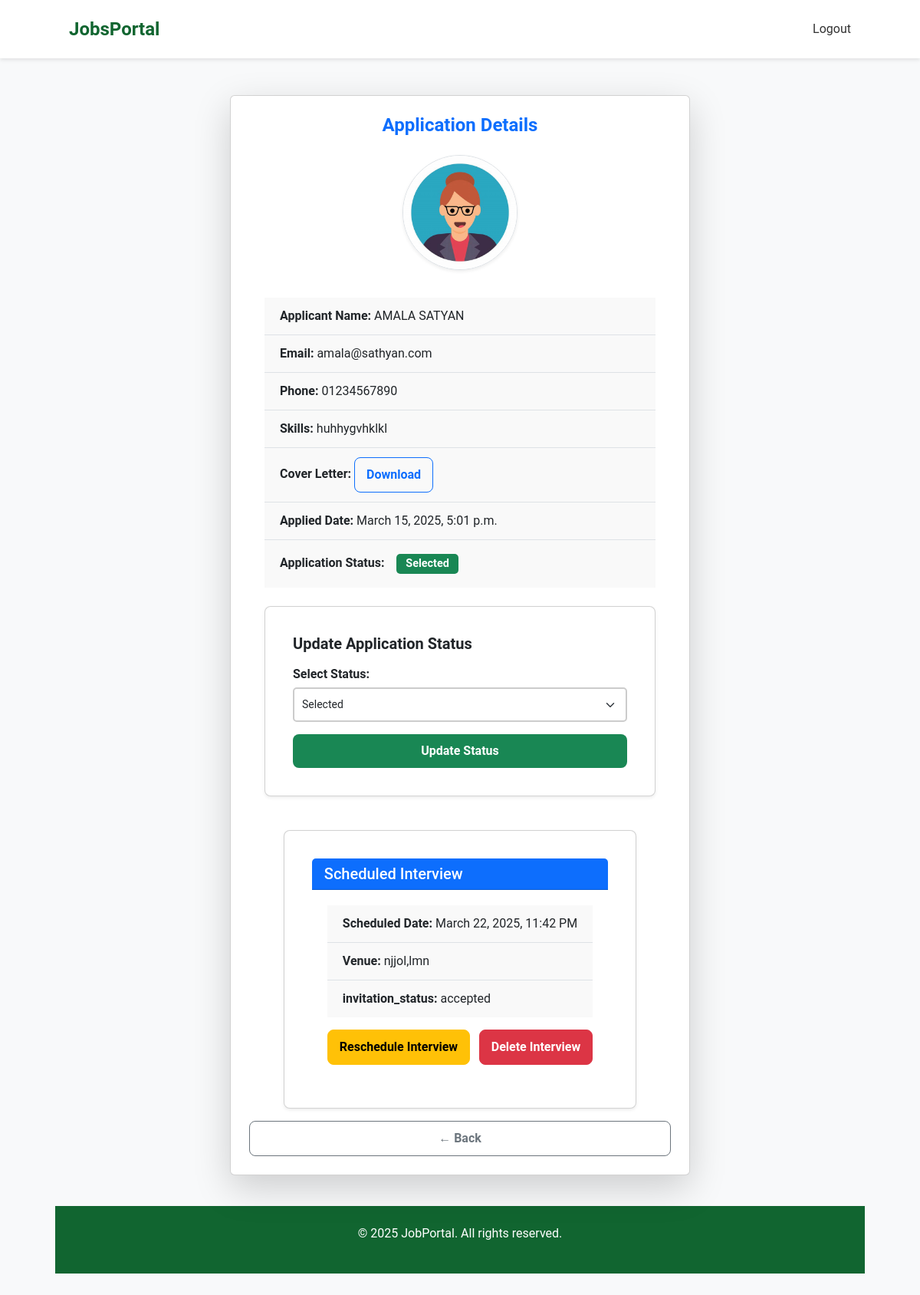
The app's page /viewapplicant/13 (signed in) with its own data.
### jobs/models.py (models this page shows, shortened)
class Application(models.Model):
    STATUS_CHOICES = [
        ('pending', 'Pending'),
        ('selected', 'Selected'),
        ('rejected', 'Rejected'),
    ]
    job = models.ForeignKey(Job, on_delete=models.CASCADE)
    job_seeker = models.ForeignKey(User, on_delete=models.CASCADE, limit_choices_to={'user_type': 'job_seeker'})
    applicant_fullname = models.CharField(max_length=255 , blank=True,null=True)
    qualification = models.CharField(max_length=100, default="Bachelor")
    experience = models.TextField(default="Fresher")
    profile_photo = models.ImageField(upload_to='profile_photos/', blank=True, null=True)
    skills = models.TextField(blank=True,null=True)
    email = models.EmailField(blank=True,null=True)
    phone = models.CharField(max_length=15,blank=True,null=True)
    cover_letter = models.FileField(upload_to='cover_letters/', blank=True, null=True)
    applied_at = models.DateTimeField(auto_now_add=True)
    status = models.CharField(max_length=10, choices=STATUS_CHOICES, default='pending')

class Interview(models.Model):
    STATUS_CHOICES = [
        ("pending", "Pending"),
        ("accepted", "Accepted"),
        ("rejected", "Rejected"),
    ]
    application = models.OneToOneField('Application', on_delete=models.CASCADE)  # Link to application
    interviewer = models.ForeignKey(User, on_delete=models.CASCADE)  # Employer conducting the interview
    interview_date = models.DateTimeField(null=True,blank=True)  # Date and time of interview
    venue = models.CharField(max_length=255)  # Interview venue
    status = models.CharField(max_length=20, choices=[('Scheduled', 'Scheduled'), ('Completed', 'Completed')], default='Scheduled')
    invitation_status = models.CharField(max_length=10, choices=STATUS_CHOICES, default="pending")
    rejection_reason = models.TextField(blank=True, null=True)  # Store rejection reason

### jobs/views.py (the view, shortened to what this page needs)
# urls.py: path('viewapplicant/<int:v_id>',viewapplicantdetails, name='viewapplicantdetails'),
@login_required
def viewapplicantdetails(request, v_id):
    application = get_object_or_404(Application, id=v_id)
    interview = Interview.objects.filter(application=application).first()
    context = {
        'application': application,  # Pass the application object
        'applicant_name': application.applicant_fullname or "Not provided",
        'email': application.email or "Not provided",
        'phone': application.phone or "Not provided",
        'skills': application.skills or "Not provided",
        'cover_letter': application.cover_letter,
        'applied_date': application.applied_at,
        'profile_photo': application.profile_photo,
        'status': application.status,
        'interview': interview if application.status == 'selected' else None,  # Pass interview details
    }
    return render(request, 'applicant_detail.html', context)

### jobs/templates/applicant_detail.html (shortened to what this page needs)
{% extends 'base.html' %}
{% load static %}
{% block content %}
<div class="container mt-5">
    <div class="card shadow-lg p-4 rounded">
        <h2 class="text-center text-primary mb-4">Application Details</h2>
        <div class="text-center mb-3">
            {% if profile_photo %}
                <img src="{{ profile_photo.url }}" alt="Profile Photo" class="rounded-circle border shadow-sm" width="150">
            {% else %}
                <img src="{% static 'images/default-profile.png' %}" alt="Default Profile" class="rounded-circle border shadow-sm" width="150">
            {% endif %}
        </div>
        <div class="card-body">
            <ul class="list-group list-group-flush">
                <li class="list-group-item"><strong>Applicant Name:</strong> {{ applicant_name|default:"Not provided" }}</li>
                <li class="list-group-item"><strong>Email:</strong> {{ email|default:"Not provided" }}</li>
                <li class="list-group-item"><strong>Phone:</strong> {{ phone|default:"Not provided" }}</li>
                <li class="list-group-item"><strong>Skills:</strong> {{ skills|default:"Not provided" }}</li>
                <li class="list-group-item">
                    <strong>Cover Letter:</strong>
                    {% if cover_letter %}
                        <a href="{{ cover_letter.url }}" target="_blank" class="btn btn-outline-primary btn-sm">Download</a>
                    {% else %}
                        <span class="text-muted">Not provided</span>
                    {% endif %}
                </li>
                <li class="list-group-item"><strong>Applied Date:</strong> {{ applied_date|date:"F d, Y, g:i a" }}</li>
                <li class="list-group-item">
                    <strong>Application Status:</strong>
                    <span class="badge status-badge">
                        <span class="badge
                    {% if status == 'selected' %}bg-success
                    {% elif status == 'rejected' %}bg-danger
                    {% else %}bg-warning{% endif %}">
                    {{ status|default:"Pending" }}
                </span>
                    </span>
                </li>
            </ul>
            <div class="card shadow-sm p-3 mt-4">
                <div class="card-body">
                    <h5 class="text-dark fw-bold mb-3">Update Application Status</h5>
                    <form method="post" action="{% url 'viewapplicantdetails' application.id %}">
                        <div class="mb-3">
                            <label for="status" class="fw-bold">Select Status:</label>
                            <select name="status" id="status" class="form-select border-2">
                                <option value="selected" {% if application.status == "selected" %}selected{% endif %}>Selected</option>
                            </select>
                        </div>
                        <button type="submit" class="btn btn-success w-100 fw-bold">Update Status</button>
                    </form>
                </div>
            </div>
        </div>
        {% if interview %}
         <div class="card shadow-sm p-3 mt-4">
                <div class="card-body">
            <div class="card-header bg-primary text-white">
                <h5 class="mb-0">Scheduled Interview</h5>
            </div>
            <div class="card-body">
                <ul class="list-group list-group-flush">
                    <li class="list-group-item"><strong>Scheduled Date:</strong> {{ interview.interview_date|date:"F d, Y, g:i A" }}</li>
                    <li class="list-group-item"><strong>Venue:</strong> {{ interview.venue }}</li>
                    <li class="list-group-item"><strong>invitation_status:</strong> {{ interview.invitation_status }}</li>
                </ul>
                <div class="d-flex justify-content-between mt-3">
                    <a href="{% url 'schedule_interview' application.id %}" class="btn btn-warning">
                         Reschedule Interview
                    </a>
                    <form action="{% url 'delete_interview' interview.id %}" method="POST" onsubmit="return confirm('Are you sure you want to delete this interview schedule?');">
                        <button type="submit" class="btn btn-danger">
                             Delete Interview
                        </button>
                    </form>
                </div>
            </div>
        </div>
        {% endif %}
    </div>
    <a href="/mycandidates/" class="btn btn-outline-secondary mt-3 w-100">← Back</a>
</div>
{% endblock %}

### jobs/static/css/base.css (style rules this page uses)
body { font-family: Arial, sans-serif; margin: 0; padding: 0; background-color: #f8f9fa; }

### jobs/static/css/style.css (style rules this page uses)
body { font-family: 'Poppins', sans-serif; margin: 0; padding: 0; background-color: #f8f9fa; }

### jobs/static/css/job_apply.css (style rules this page uses)
body { font-family: Arial, sans-serif; margin: 0; padding: 0; background-color: #f5f5f5; }
input[type="text"], input[type="email"], input[type="tel"], input[type="file"], textarea, select { width: 100% !important; max-width: 600px !important; padding: 10px !important; border: 1px solid #ccc !important; border-radius: 5px !important; font-size: 14px !important; box-sizing: border-box !important; }
h2 { text-align: center; font-size: 24px; font-weight: bold; margin-bottom: 20px; }
form { display: flex; flex-direction: column; }
label { font-weight: bold; display: block; margin-bottom: 5px; }
input, textarea, select { width: calc(100% - 24px); padding: 12px; border: 1px solid #ccc; border-radius: 5px; font-size: 14px; background-color: #f8f8f8; outline: none; box-sizing: border-box; }

### jobs/static/css/register.css (style rules this page uses)
body { background-color: #f9fafb; font-family: 'Segoe UI', sans-serif; }
.form-control, .form-select { border-radius: 8px; border: 1px solid #ced4da; padding: 12px; transition: border-color 0.3s; }
button { background-color: #116530; color: white; border-radius: 8px; padding: 12px; border: none; font-weight: 500; transition: background-color 0.3s; }

### jobs/static/css/login.css (style rules this page uses)
body { background-color: #f8f9fa; }

### jobs/static/css/dash.css (style rules this page uses)
.btn { display: inline-block; padding: 10px 15px; border-radius: 6px; font-size: 16px; text-align: center; text-decoration: none; font-weight: bold; transition: 0.3s ease; }

### jobs/static/css/myjobs.css (style rules this page uses)
* { margin: 0; padding: 0; box-sizing: border-box; }
body { font-family: Arial, sans-serif; background-color: #f8f9fa; color: #333; }
.container { width: 90%; max-width: 1200px; margin: 0 auto; }

### jobs/static/css/detailapplicant.css (style rules this page uses)
.card { border-radius: 12px; background-color: #ffffff; }
h2 { font-weight: bold; font-size: 24px; }
.list-group-item { font-size: 16px; padding: 12px 20px; background-color: #f9f9f9; }
.status-badge { padding: 6px 12px; border-radius: 8px; font-weight: bold; text-transform: capitalize; }
.btn { border-radius: 8px; font-weight: 600; transition: all 0.3s ease-in-out; }
.card-body { padding: 20px; }
.form-select { border-radius: 8px; font-size: 16px; padding: 10px; }
.btn-success { border-radius: 8px; font-size: 16px; padding: 10px; background-color: #198754; border: none; }

### jobs/static/css/schedule.css (style rules this page uses)
body { background-color: #f8f9fa; font-family: 'Arial', sans-serif; }
.card { max-width: 600px; margin: auto; border-radius: 12px; padding: 20px; background: white; }
.btn { border-radius: 8px; padding: 10px 15px; font-size: 1rem; }

### jobs/static/css/myapplication.css (style rules this page uses)
.container { max-width: 1140px; }
.card { background: white; border-radius: 8px; padding: 20px; box-shadow: 0px 4px 10px rgba(0, 0, 0, 0.1); }
.badge { padding: 6px 12px; border-radius: 5px; font-size: 0.9rem; font-weight: bold; }
.bg-success { background: #198754; color: white; }

### jobs/templates/base.html (style rules this page uses)
body { background-color: #f8f9fa; font-family: 'Roboto', sans-serif; }

### records on screen
Application: applicant_fullname "AMALA SATYAN", email "amala@sathyan.com", phone "01234567890", skills "huhhygvhklkl", applied_at "March 15, 2025, 5:01 p.m.", status "Selected"
Interview: interview_date "March 22, 2025, 11:42 PM", venue "njjol,lmn", invitation_status "accepted"
